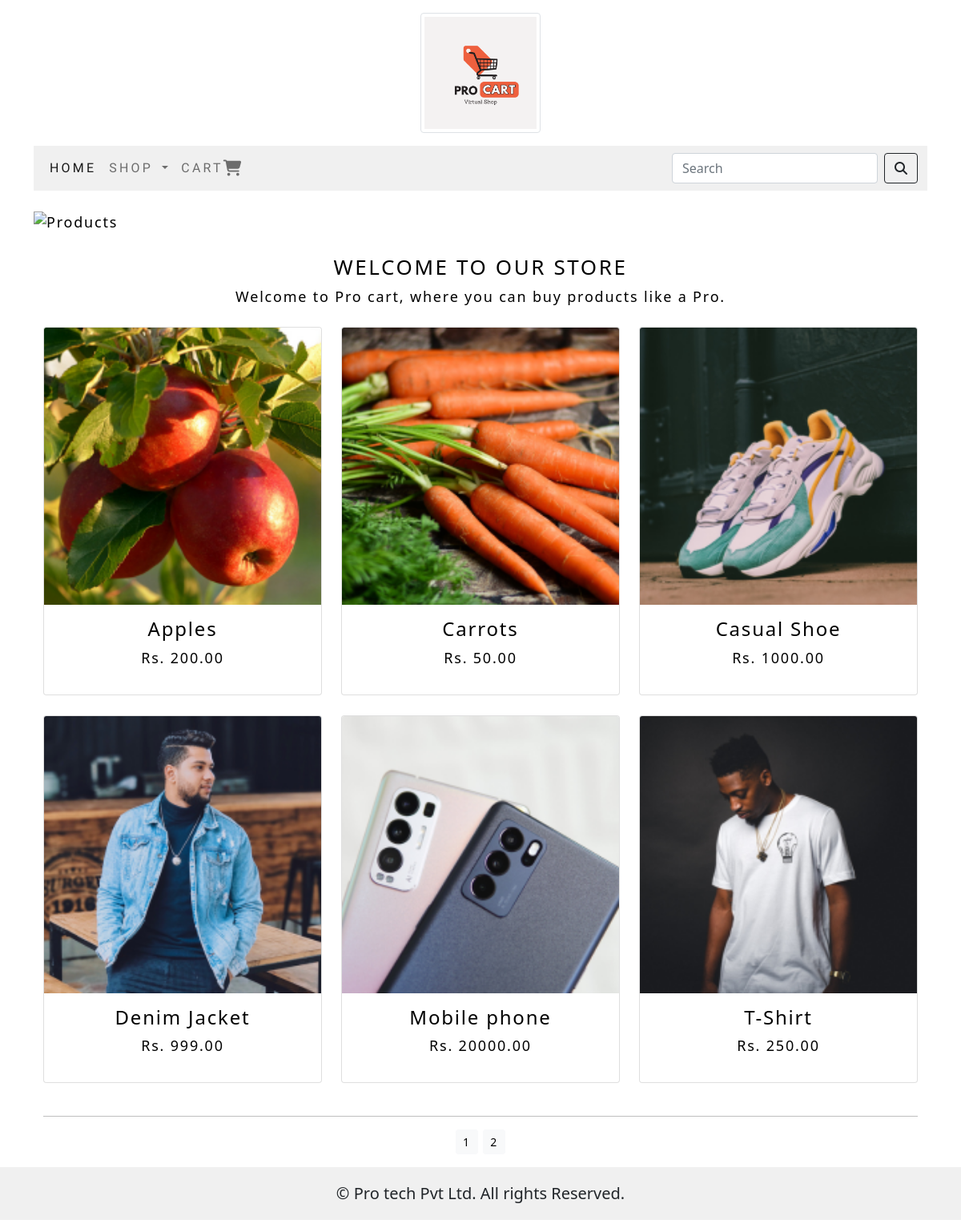
The app's page /shop/ with its own data.
### CartApp/models.py (models this page shows, shortened)
class Product(models.Model):
    productName = models.CharField(max_length=250, unique=True)
    slug = models.SlugField(max_length=250, unique=True)
    description = models.TextField(blank=True)
    price = models.DecimalField(max_digits=10, decimal_places=2)
    category = models.ForeignKey(Category, on_delete=models.CASCADE)
    productImage = models.ImageField(upload_to='productImgs', blank=True)
    stock = models.IntegerField()
    available = models.BooleanField(default=True)
    created = models.DateTimeField(auto_now_add=True)
    updated = models.DateTimeField(auto_now=True)
    class Meta:
        ordering = ('productName',)
        verbose_name = 'product'
        verbose_name_plural = 'products'
    def get_url(self):
        return reverse('CartApp:productDetails', args=[self.category.slug, self.slug])

### CartApp/views.py (the view)
# urls.py: path('', views.allcategories, name='allCategories'),
def allcategories(request, c_slug=None):
    c_page = None
    productsList = None
    if c_slug != None:
        c_page = get_object_or_404(Category, slug=c_slug)
        productsList = Product.objects.all().filter(category=c_page, available=True)
    else:
        productsList = Product.objects.all().filter(available=True)
    paginator = Paginator(productsList, 6)
    try:
        page = int(request.GET.get('page', '1'))
    except:
        page = 1
    try:
        products = paginator.page(page)
    except (EmptyPage, InvalidPage):
        products = paginator.page(paginator.num_pages)
    return render(request, "Category.html", {'category': c_page, 'products': products})

### AddToCart/context_processors.py (called while the page is built)
def counter(request):
    cart_id = _cart_id(request)
    item_count = 0
    if 'admin' in request.path:
        return {}
    else:
        try:
            cart = Cart.objects.filter(cartId=cart_id)
            cartItem = CartItem.objects.all().filter(cart=cart[:1])
            for c_item in cartItem:
                item_count += c_item.quantity
        except Cart.DoesNotExist:
            item_count = 0
    return dict(item_count=item_count)

### AddToCart/views.py (called while the page is built)
def _cart_id(request):
    cart = request.session.session_key
    if not cart:
        cart = request.session.create()
    return cart

### CartApp/context_processors.py (called while the page is built)
def menu_links(request):
    links = Category.objects.all()
    return dict(links=links)

### CartApp/models.py (called while the page is built)
    def get_url(self):
        return reverse('CartApp:products_by_category', args=[self.slug])

### Templates/Category.html (shortened to what this page needs)
{% extends 'base.html' %}
{% load static %}
{% block content %}
    <div class="mx_auto">
    {% if category %}
        <img class="my-img" width="100%" src="{{category.categoryImage.url}}" alt="category.categoryName">
    </div><br>
    <div>
        <h1 class="text-center my_tittle">{{category.categoryName}}</h1>
        <p class="text-justify text-center">{{category.description}}</p>
    </div>
    {% else %}
    <div><img width="100%" src="{% static 'Img/banner.png' %}" alt="Products"></div><br>
    <div>
        <h1 class="text-center my_tittle">Welcome to our store</h1>
        <p class="text-justify text-center mb-4 ">Welcome to Pro cart, where you can buy products like a Pro.</p>
    </div>
    {% endif %}
<div class="container">
    <div class="row mx_auto">
        {% for p in products.object_list %}
        <div class="my_bottom_margin col-9 col-sm-12 col-md-4 col-lg-4">
            <div class="card text-center" style="min-width:18rem;">
                <a href="{{p.get_url}}"><img class="card-img-top" src="{{p.productImage.url}}" alt="{{p.productName}}"></a>
                <div class="card-body">
                    <h4>{{p.productName}}</h4>
                    <p>Rs. {{p.price}}</p>
                </div>
            </div>
        </div>
        {% endfor %}
    </div>
    <div class="mx-auto pb-3">
        {% if products.paginator.num_pages > 1 %}
        <hr>
        <div class="text-center">
            {% for pg in products.paginator.page_range %}
            <a href="?page={{pg}}" class="btn btn-light btn-sm {% if products.paginator.number == pg %} active {% endif %}">{{pg}}</a>
            {% endfor %}
        </div>
        {% endif %}
    </div>
</div>
{% endblock %}

### Templates/Base.html (shortened to what this page needs)
{% load static %}
<!DOCTYPE html>
<html lang="en">
<head>
    <link rel="stylesheet" href="{% static 'CSS/custom.css' %}">
    <link rel="stylesheet" href="{% static 'CSS/bootstrap.min.css' %}">
</head>
<body>
    <div class="content">
        <div class="container">
            {% include 'Header.html' %}
            {% include 'Navbar.html' %}
            {% block content %}
            {% endblock %}
        </div>
    </div>
    {% include 'Footer.html' %}
</body>
</html>

### Templates/Header.html
{% load static %}
{% block content %}
<header class="text-center pt-3 pb-3">
       <a href="{% url 'CartApp:allCategories' %}">
           <img width="150" class="img-thumbnail" src="{% static 'Img/logo.png' %} " alt="Logo">
       </a>
</header>
{% endblock %}

### Templates/Navbar.html (shortened to what this page needs)
<nav class="navbar navbar-expand-lg navbar-light my_navbar">
  <div class="container-fluid">
    <div class="collapse navbar-collapse" id="navbarNavDropdown">
      <ul class="navbar-nav me-auto mb-2 mb-lg-0">
        <li class="nav-item">
          <a class="nav-link active" aria-current="page" href="{% url 'CartApp:allCategories' %}">Home</a>
        </li>
        <li class="nav-item dropdown {% if 'CartApp' in request.path %} active {% endif %}">
          <a class="nav-link dropdown-toggle" href="#" id="navbarDropdownMenuLink" role="button" data-bs-toggle="dropdown" aria-expanded="false">
            Shop
          </a>
        </li>
        <li class="nav-item">
          <a class="nav-link" href="{% url 'AddToCartApp:cart_details' %}">Cart<i class="fa-solid fa-cart-shopping fa-lg"></i>{% if item_count > 0 %}({{item_count}}){% endif %}</a>
        </li>
      </ul>
      <form class="d-flex" action="{% url 'SearchApp:searchResults' %}" method="get">
        <input class="form-control me-2" type="search" placeholder="Search" name="q" aria-label="Search">
        <button class="btn btn-outline-dark" type="submit"><i class="fa-solid fa-magnifying-glass"></i></button>
      </form>
    </div>
  </div>
</nav><br>

### Templates/Footer.html
<footer>
    <div class="container">
      <p class="mb-0 fs-5">&copy; Pro tech Pvt Ltd. All rights Reserved.</p>
    </div>
</footer>

### static/CSS/custom.css (style rules this page uses)
.nav-item { letter-spacing : .2em; font-size : 16px; text-transform : uppercase; font-family: 'REM', sans-serif; }
body { margin: 0; display: flex; flex-direction: column; min-height: 100vh; }
.content { flex: 1; }
footer { background-color: rgb(240, 240, 240); padding: 18px 0px; text-align: center; margin-bottom:15px; }
.my_navbar { background-color : rgb(240, 240, 240); }
.my_tittle { font-size : 26px; text-transform : uppercase; letter-spacing : .1em; }
.my_bottom_margin { margin-bottom: 25px; }
.mx_auto { color: #000; font-size : 18px; letter-spacing : .1em; }

### records on screen
Product: productImage (picture), productName "Apples", price "200.00"
Product: productImage (picture), productName "Carrots", price "50.00"
Product: productImage (picture), productName "Casual Shoe", price "1000.00"
Product: productImage (picture), productName "Denim Jacket", price "999.00"
Product: productImage (picture), productName "Mobile phone", price "20000.00"
Product: productImage (picture), productName "T-Shirt", price "250.00"

### other values on screen
{{ pg }} "1" "2"
